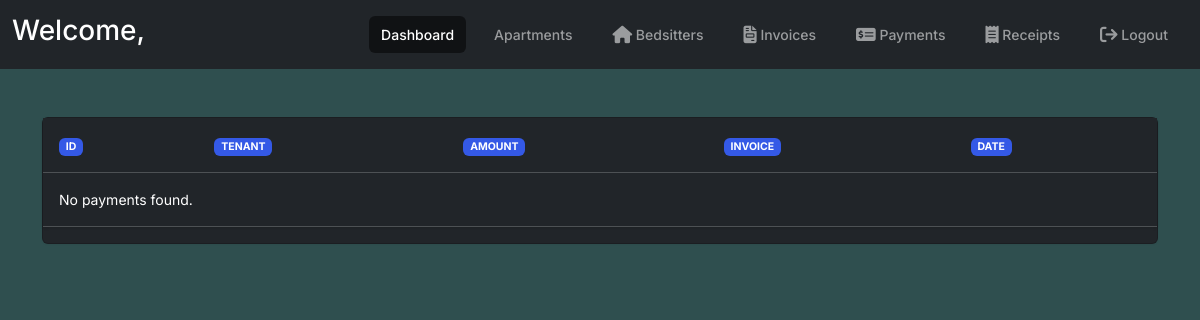
The page /payments/ on the database as committed earlier.
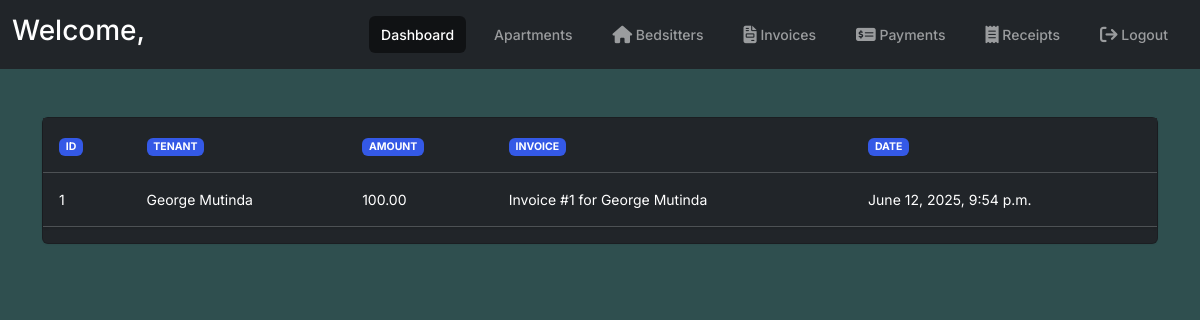
The same page on the database as committed later.
### portal/models.py (models this page shows, shortened)
class Payment(models.Model):
    tenant = models.ForeignKey(TenantProfile, on_delete=models.CASCADE)
    invoice = models.ForeignKey(Invoice, on_delete=models.CASCADE)
    amount = models.DecimalField(max_digits=10, decimal_places=2)
    date = models.DateTimeField(auto_now_add=True)
    class Meta:
        verbose_name_plural = "Payments"

class TenantProfile(models.Model):
    user = models.OneToOneField(User, on_delete=models.CASCADE)
    bedsitter = models.OneToOneField(Bedsitter, on_delete=models.SET_NULL, null=True, blank=True)
    phone = models.CharField(max_length=255)
    apartment = models.OneToOneField(Apartment, on_delete=models.CASCADE, null=True, blank=True)
    def __str__(self):
        return self.user.get_full_name() or self.user.username
    class Meta:
        verbose_name = "Tenant Profile"
        verbose_name_plural = "Tenant Profiles"

class Invoice(models.Model):
    tenant = models.ForeignKey(TenantProfile, on_delete=models.CASCADE)
    description = models.CharField(max_length=255)
    amount = models.DecimalField(max_digits=10, decimal_places=2)
    due_date = models.DateField()
    is_paid = models.BooleanField(default=False)
    apartment = models.ForeignKey(Apartment, on_delete=models.CASCADE, related_name="invoices")
    def __str__(self):
        return f"Invoice #{self.id} for {self.tenant}"
    class Meta:
        verbose_name_plural = "Invoices"

### portal/views.py (the view)
# urls.py: path('payments/', views.payment_list, name='payment_list'),
def payment_list(request):
    payments = Payment.objects.all()
    return render(request, "portal/payment_list.html", {"payments": payments})

### portal/templates/portal/payment_list.html
{% extends "portal/base.html" %}
{% block content %}
<div class="card shadow bg-dark">
    <table class="table table-hover table-dark">
        <thead>
            <tr>
                <th><span class="badge bg-primary">ID</span></th>
                <th><span class="badge bg-primary">Tenant</span></th>
                <th><span class="badge bg-primary">Amount</span></th>
                <th><span class="badge bg-primary">Invoice</span></th>
                <th><span class="badge bg-primary">Date</span></th>
            </tr>
        </thead>
        <tbody>
            {% for payment in payments %}
            <tr>
                <td>{{ payment.id }}</td>
                <td>{{ payment.tenant }}</td>
                <td>{{ payment.amount }}</td>
                <td>{{ payment.invoice }}</td>
                <td>{{ payment.date }}</td>
            </tr>
            {% empty %}
            <tr>
                <td colspan="5">No payments found.</td>
            </tr>
            {% endfor %}
        </tbody>
    </table>
</div>
{% endblock %}

Rows that differ between the two databases and show on the page:
added Payment: id "1", tenant "George Mutinda", amount "100.00", invoice "Invoice #1 for George Mutinda", date "June 12, 2025, 9:54 p.m."
Other text that changed with them:
text no longer shown: "No payments found."
